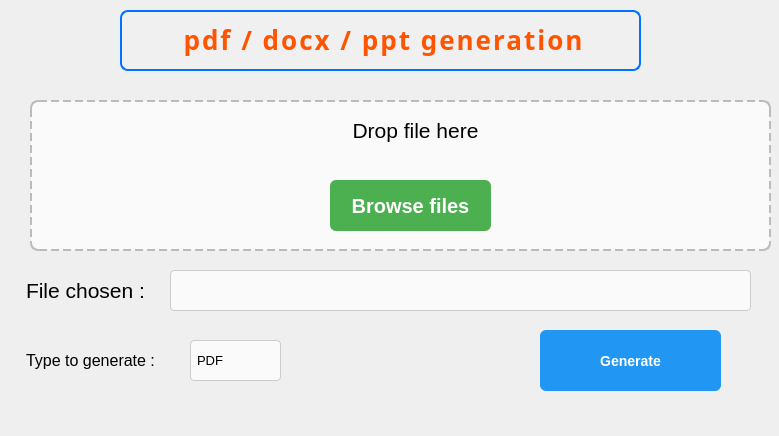
<?xml version="1.0" encoding="UTF-8"?>
<ui version="4.0">
 <class>Form</class>
 <widget class="QWidget" name="Form">
  <property name="geometry">
   <rect>
    <x>0</x>
    <y>0</y>
    <width>779</width>
    <height>436</height>
   </rect>
  </property>
  <property name="windowTitle">
   <string>Form</string>
  </property>
  <widget class="QLabel" name="lblTitle">
   <property name="geometry">
    <rect>
     <x>120</x>
     <y>10</y>
     <width>521</width>
     <height>61</height>
    </rect>
   </property>
   <property name="font">
    <font>
     <family>Poppins</family>
     <pointsize>-1</pointsize>
     <bold>true</bold>
    </font>
   </property>
   <property name="layoutDirection">
    <enum>Qt::LayoutDirection::LeftToRight</enum>
   </property>
   <property name="styleSheet">
    <string notr="true">font-family:&quot;Poppins&quot;,sans-serif;
font-size:26px;
font-weight:bold;
color:#222;
text-align:center;
text-transform:uppercase;
letter-spacing:2px;
padding:10px;
border-radius:8px;
background-color:#f0f0f0;
border:2px solid #0072ff;</string>
   </property>
   <property name="text">
    <string>&lt;html&gt;&lt;head/&gt;&lt;body&gt;&lt;p align=&quot;center&quot;&gt;&lt;span style=&quot; color:#ff5500;&quot;&gt;pdf / docx / ppt generation&lt;/span&gt;&lt;/p&gt;&lt;/body&gt;&lt;/html&gt;</string>
   </property>
  </widget>
  <widget class="QFrame" name="dropArea">
   <property name="geometry">
    <rect>
     <x>30</x>
     <y>100</y>
     <width>741</width>
     <height>151</height>
    </rect>
   </property>
   <property name="minimumSize">
    <size>
     <width>140</width>
     <height>0</height>
    </size>
   </property>
   <property name="styleSheet">
    <string notr="true">background: #fafafa;
border: 2px dashed #bbb;
border-radius: 8px;
</string>
   </property>
   <property name="frameShape">
    <enum>QFrame::Shape::Box</enum>
   </property>
   <property name="frameShadow">
    <enum>QFrame::Shadow::Raised</enum>
   </property>
   <widget class="QLabel" name="label">
    <property name="geometry">
     <rect>
      <x>300</x>
      <y>10</y>
      <width>171</width>
      <height>41</height>
     </rect>
    </property>
    <property name="styleSheet">
     <string notr="true">border: 0px;</string>
    </property>
    <property name="text">
     <string>&lt;html&gt;&lt;head/&gt;&lt;body&gt;&lt;p align=&quot;center&quot;&gt;&lt;span style=&quot; font-size:16pt;&quot;&gt;Drop file here&lt;/span&gt;&lt;/p&gt;&lt;/body&gt;&lt;/html&gt;</string>
    </property>
   </widget>
   <widget class="QPushButton" name="btnBrowse">
    <property name="geometry">
     <rect>
      <x>300</x>
      <y>80</y>
      <width>161</width>
      <height>51</height>
     </rect>
    </property>
    <property name="styleSheet">
     <string notr="true">QPushButton{background-color:#4CAF50;color:white;border:none;padding:10px 20px;border-radius:6px;font-size:20px;font-weight:bold;}QPushButton:hover{background-color:#45a049;}QPushButton:pressed{background-color:#3e8e41;}
</string>
    </property>
    <property name="text">
     <string>Browse files</string>
    </property>
   </widget>
  </widget>
  <widget class="QLineEdit" name="lineFilePath">
   <property name="geometry">
    <rect>
     <x>170</x>
     <y>270</y>
     <width>581</width>
     <height>41</height>
    </rect>
   </property>
   <property name="styleSheet">
    <string notr="true">QLineEdit{background:#fafafa;border:1px solid #ccc;border-radius:4px;padding:6px;font-size:13px;}QLineEdit:focus{border:1px solid #4CAF50;outline:none;}</string>
   </property>
   <property name="readOnly">
    <bool>true</bool>
   </property>
  </widget>
  <widget class="QComboBox" name="comboType">
   <property name="geometry">
    <rect>
     <x>190</x>
     <y>340</y>
     <width>91</width>
     <height>41</height>
    </rect>
   </property>
   <property name="styleSheet">
    <string notr="true">QComboBox{background:#fafafa;border:1px solid #ccc;border-radius:4px;padding:6px;font-size:13px;}QComboBox:focus{border:1px solid #4CAF50;outline:none;}QComboBox::drop-down{border:none;width:20px;}</string>
   </property>
   <item>
    <property name="text">
     <string>PDF</string>
    </property>
   </item>
   <item>
    <property name="text">
     <string>DOCX</string>
    </property>
   </item>
   <item>
    <property name="text">
     <string>PPT</string>
    </property>
   </item>
  </widget>
  <widget class="QLabel" name="label_2">
   <property name="geometry">
    <rect>
     <x>10</x>
     <y>270</y>
     <width>151</width>
     <height>41</height>
    </rect>
   </property>
   <property name="text">
    <string>&lt;html&gt;&lt;head/&gt;&lt;body&gt;&lt;p align=&quot;center&quot;&gt;&lt;span style=&quot; font-size:16pt; color:#000000;&quot;&gt;File chosen :&lt;/span&gt;&lt;/p&gt;&lt;/body&gt;&lt;/html&gt;</string>
   </property>
  </widget>
  <widget class="QLabel" name="label_3">
   <property name="geometry">
    <rect>
     <x>10</x>
     <y>330</y>
     <width>161</width>
     <height>61</height>
    </rect>
   </property>
   <property name="text">
    <string>&lt;html&gt;&lt;head/&gt;&lt;body&gt;&lt;p align=&quot;center&quot;&gt;&lt;span style=&quot; font-size:12pt;&quot;&gt;Type to generate :&lt;/span&gt;&lt;/p&gt;&lt;/body&gt;&lt;/html&gt;</string>
   </property>
  </widget>
  <widget class="QPushButton" name="btnGenerate">
   <property name="geometry">
    <rect>
     <x>540</x>
     <y>330</y>
     <width>181</width>
     <height>61</height>
    </rect>
   </property>
   <property name="styleSheet">
    <string notr="true">QPushButton{background-color:#2196F3;color:white;border:none;padding:10px 20px;border-radius:6px;font-size:14px;font-weight:bold;}QPushButton:hover{background-color:#1976D2;}QPushButton:pressed{background-color:#1565C0;}</string>
   </property>
   <property name="text">
    <string>Generate</string>
   </property>
  </widget>
 </widget>
 <resources/>
 <connections/>
</ui>
